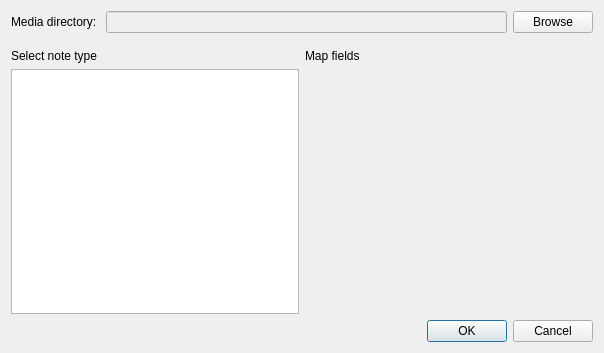
<?xml version="1.0" encoding="UTF-8"?>
<ui version="4.0">
 <class>Form</class>
 <widget class="QWidget" name="Form">
  <property name="geometry">
   <rect>
    <x>0</x>
    <y>0</y>
    <width>604</width>
    <height>353</height>
   </rect>
  </property>
  <property name="windowTitle">
   <string>Media Import</string>
  </property>
  <layout class="QVBoxLayout" name="verticalLayout">
   <item>
    <layout class="QHBoxLayout" name="horizontalLayout_2">
     <item>
      <widget class="QLabel" name="label_3">
       <property name="text">
        <string>Media directory: </string>
       </property>
      </widget>
     </item>
     <item>
      <widget class="QLineEdit" name="mediaDir">
       <property name="enabled">
        <bool>false</bool>
       </property>
      </widget>
     </item>
     <item>
      <widget class="QPushButton" name="browse">
       <property name="text">
        <string>Browse</string>
       </property>
      </widget>
     </item>
    </layout>
   </item>
   <item>
    <spacer name="verticalSpacer">
     <property name="orientation">
      <enum>Qt::Vertical</enum>
     </property>
     <property name="sizeType">
      <enum>QSizePolicy::Fixed</enum>
     </property>
     <property name="sizeHint" stdset="0">
      <size>
       <width>0</width>
       <height>10</height>
      </size>
     </property>
    </spacer>
   </item>
   <item>
    <layout class="QGridLayout" name="gridLayout">
     <item row="2" column="0">
      <widget class="QListWidget" name="modelList"/>
     </item>
     <item row="0" column="3">
      <widget class="QLabel" name="label_2">
       <property name="text">
        <string>Map fields</string>
       </property>
      </widget>
     </item>
     <item row="5" column="3">
      <widget class="QDialogButtonBox" name="buttonBox">
       <property name="standardButtons">
        <set>QDialogButtonBox::Cancel|QDialogButtonBox::Ok</set>
       </property>
      </widget>
     </item>
     <item row="2" column="3">
      <layout class="QGridLayout" name="fieldMapGrid"/>
     </item>
     <item row="0" column="0">
      <widget class="QLabel" name="label">
       <property name="text">
        <string>Select note type</string>
       </property>
      </widget>
     </item>
    </layout>
   </item>
  </layout>
 </widget>
 <resources/>
 <connections/>
</ui>
